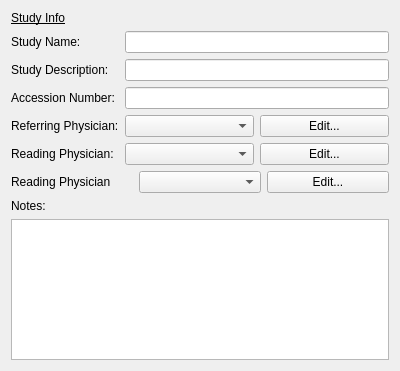
<?xml version="1.0" encoding="UTF-8"?>
<ui version="4.0">
 <class>StudyInfoForm</class>
 <widget class="QWidget" name="StudyInfoForm">
  <property name="geometry">
   <rect>
    <x>0</x>
    <y>0</y>
    <width>400</width>
    <height>371</height>
   </rect>
  </property>
  <property name="windowTitle">
   <string>Form</string>
  </property>
  <layout class="QVBoxLayout" name="verticalLayout">
   <item>
    <widget class="QLabel" name="label_8">
     <property name="font">
      <font>
       <underline>false</underline>
      </font>
     </property>
     <property name="text">
      <string>&lt;html&gt;&lt;head/&gt;&lt;body&gt;&lt;p&gt;&lt;span style=&quot; text-decoration: underline;&quot;&gt;Study Info&lt;/span&gt;&lt;/p&gt;&lt;/body&gt;&lt;/html&gt;</string>
     </property>
     <property name="textFormat">
      <enum>Qt::RichText</enum>
     </property>
    </widget>
   </item>
   <item>
    <layout class="QFormLayout" name="formLayout">
     <item row="0" column="0">
      <widget class="QLabel" name="label_2">
       <property name="text">
        <string>Study Name:</string>
       </property>
      </widget>
     </item>
     <item row="1" column="0">
      <widget class="QLabel" name="label_3">
       <property name="text">
        <string>Study Description:</string>
       </property>
      </widget>
     </item>
     <item row="2" column="0">
      <widget class="QLabel" name="label_4">
       <property name="text">
        <string>Accession Number:</string>
       </property>
      </widget>
     </item>
     <item row="0" column="1">
      <widget class="QLineEdit" name="lineEdit"/>
     </item>
     <item row="1" column="1">
      <widget class="QLineEdit" name="lineEdit_2"/>
     </item>
     <item row="2" column="1">
      <widget class="QLineEdit" name="lineEdit_3"/>
     </item>
     <item row="3" column="0">
      <widget class="QLabel" name="label_9">
       <property name="text">
        <string>Referring Physician:</string>
       </property>
      </widget>
     </item>
     <item row="3" column="1">
      <layout class="QHBoxLayout" name="horizontalLayout_3">
       <item>
        <widget class="QComboBox" name="comboBox_3"/>
       </item>
       <item>
        <widget class="QPushButton" name="pushButton_3">
         <property name="text">
          <string>Edit...</string>
         </property>
        </widget>
       </item>
      </layout>
     </item>
     <item row="4" column="0">
      <widget class="QLabel" name="label_5">
       <property name="text">
        <string>Reading Physician:</string>
       </property>
      </widget>
     </item>
     <item row="4" column="1">
      <layout class="QHBoxLayout" name="horizontalLayout">
       <item>
        <widget class="QComboBox" name="comboBox"/>
       </item>
       <item>
        <widget class="QPushButton" name="pushButton">
         <property name="text">
          <string>Edit...</string>
         </property>
        </widget>
       </item>
      </layout>
     </item>
    </layout>
   </item>
   <item>
    <layout class="QHBoxLayout" name="horizontalLayout_2">
     <item>
      <widget class="QLabel" name="label_6">
       <property name="text">
        <string>Reading Physician</string>
       </property>
      </widget>
     </item>
     <item>
      <widget class="QComboBox" name="comboBox_2"/>
     </item>
     <item>
      <widget class="QPushButton" name="pushButton_2">
       <property name="text">
        <string>Edit...</string>
       </property>
      </widget>
     </item>
    </layout>
   </item>
   <item>
    <widget class="QLabel" name="label">
     <property name="text">
      <string>Notes:</string>
     </property>
    </widget>
   </item>
   <item>
    <widget class="QTextEdit" name="textEdit"/>
   </item>
  </layout>
 </widget>
 <resources/>
 <connections/>
</ui>
